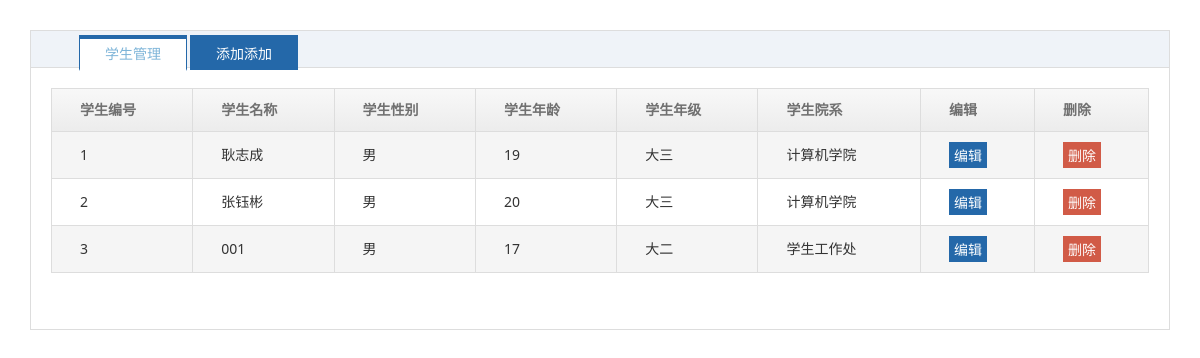
The page /student/ on the database its author committed.
### schoolmanager/models.py (models this page shows, shortened)
class Student(db.Model):
    id = db.Column(db.Integer, primary_key=True, autoincrement=True)
    name = db.Column(db.String(80), unique=True)
    sex = db.Column(db.String(50))
    age = db.Column(db.Integer)
    grade = db.Column(db.String(50))
    department_name = db.Column(db.String(100), db.ForeignKey('department.name'))

### schoolmanager/views.py (the view)
@app.route('/student/')
def student():
    students = Student.query.all()
    return render_template('student.html',students =students)

### schoolmanager/templates/student.html (shortened to what this page needs)
<!DOCTYPE html>
<html>
	<head>
		<link rel="stylesheet" />
		<link rel="stylesheet" href="/static/styles/pages/Site.css" />
		<link rel="stylesheet" href="/static/styles/pages/zy.all.css" />
		<link rel="stylesheet" href="/static/styles/pages/font-awesome.min.css" />
		<link rel="stylesheet" href="/static/styles/pages/amazeui.min.css" />
	    <link rel="stylesheet" href="/static/styles/pages/admin.css" />
	</head>
	<body>
		<div class="dvcontent">
			<div>
				<div class="tabs">
					<div class="hd">
						<ul>
							<li class="on" style="box-sizing: initial;-webkit-box-sizing: initial;">学生管理</li>
							 <li class="" style="box-sizing: initial;-webkit-box-sizing: initial;">添加添加</li>
						</ul>
					</div>
					<div class="bd">
						<ul style="display: block;padding: 20px;">
							<li>
								<div id="dv1">
									<table class="table" id="tbRecord">
										<thead>
											<tr>
												<th>学生编号</th>
												<th>学生名称</th>
												<th>学生性别</th>
												<th>学生年龄</th>
												<th>学生年级</th>
												<th>学生院系</th>
												<th>编辑</th>
												<th>删除</th>
											</tr>
										</thead>
										<tbody>
										{% for student in students%}
											<tr>
												<td>{{student.id}}</td>
												<td>{{student.name}}</td>
												<td> {{student.sex}}</td>
												<td> {{student.age}}</td>
												<td> {{student.grade}}</td>
												<td> {{student.department_name}}</td>
												<td class="edit"><button onclick="edit_student({{student.id}})">编辑</button></td>
												<td class="delete"><button onclick="delete_student({{student.id}})">删除</button></td>
											</tr>
										{% endfor %}
										</tbody>
									</table>
								</div>
							</li>
						</ul>
					</div>
				</div>
			</div>
		</div>
	</body>
</html>

### schoolmanager/static/styles/pages/admin.css (style rules this page uses)
html, body { height: 100%; overflow: hidden; }
ul { margin-top: 0; }

### schoolmanager/static/styles/pages/zy.layout.css (style rules this page uses)
body { font-family:'Courier New'; }

### schoolmanager/static/styles/pages/zy.table.css (style rules this page uses)
.table thead tr { color: #707070; font-weight: normal; background: linear-gradient(to bottom, #F8F8F8 0px, #ECECEC 100%) repeat-x scroll 0% 0% #F2F2F2; }
.table thead tr th { border: 1px solid #DDD; text-align:left; text-indent:20px; padding:10px 8px;font-size: 14px; color:#707070; font-weight: 700; }
.table tbody tr td { border: 1px solid #DDD;text-indent:20px;text-align:left;padding:10px 8px;font-size: 14px; }
.table tbody tr:nth-child(2n+1) { background-color:#F5F5F5; }
.table tbody tr .edit button { color:#ffffff; background-color:#2468a9; border:0px; padding:3px 5px;cursor:pointer; }
.table tbody tr .delete button { color:#ffffff; background-color:#D15B47; border:0px; padding:3px 5px;cursor:pointer; }

### schoolmanager/static/styles/pages/zy.tabs.css (style rules this page uses)
.tabs { border: 1px solid #ddd; text-align: left; margin: 30px; }
.tabs > .hd { height: 37px; line-height: 30px; background: #EFF3F8; padding: 0px 20px; border-bottom: 1px solid #ddd; position: relative; }
.tabs > .hd > ul { float: left; position: absolute; left: 20px; top: -1px; height: 28px; font-size: 14px; }
.tabs > .hd > ul > li { float: left; padding: 0 25px; cursor: pointer; background: #2468a9; margin-right: 3px; margin-top: 5px; color: white; border: 1px solid #2468a9; border-top: 4px solid #2468a9; }
.tabs > .hd > ul > li.on { height: 30px; background: #fff; border-bottom: 2px solid #fff; color: #7DB4D8; }

### rows shown on the page
Student: id "1", name "耿志成", sex "男", age "19", grade "大三", department_name "计算机学院"
Student: id "2", name "张钰彬", sex "男", age "20", grade "大三", department_name "计算机学院"
Student: id "3", name "001", sex "男", age "17", grade "大二", department_name "学生工作处"
